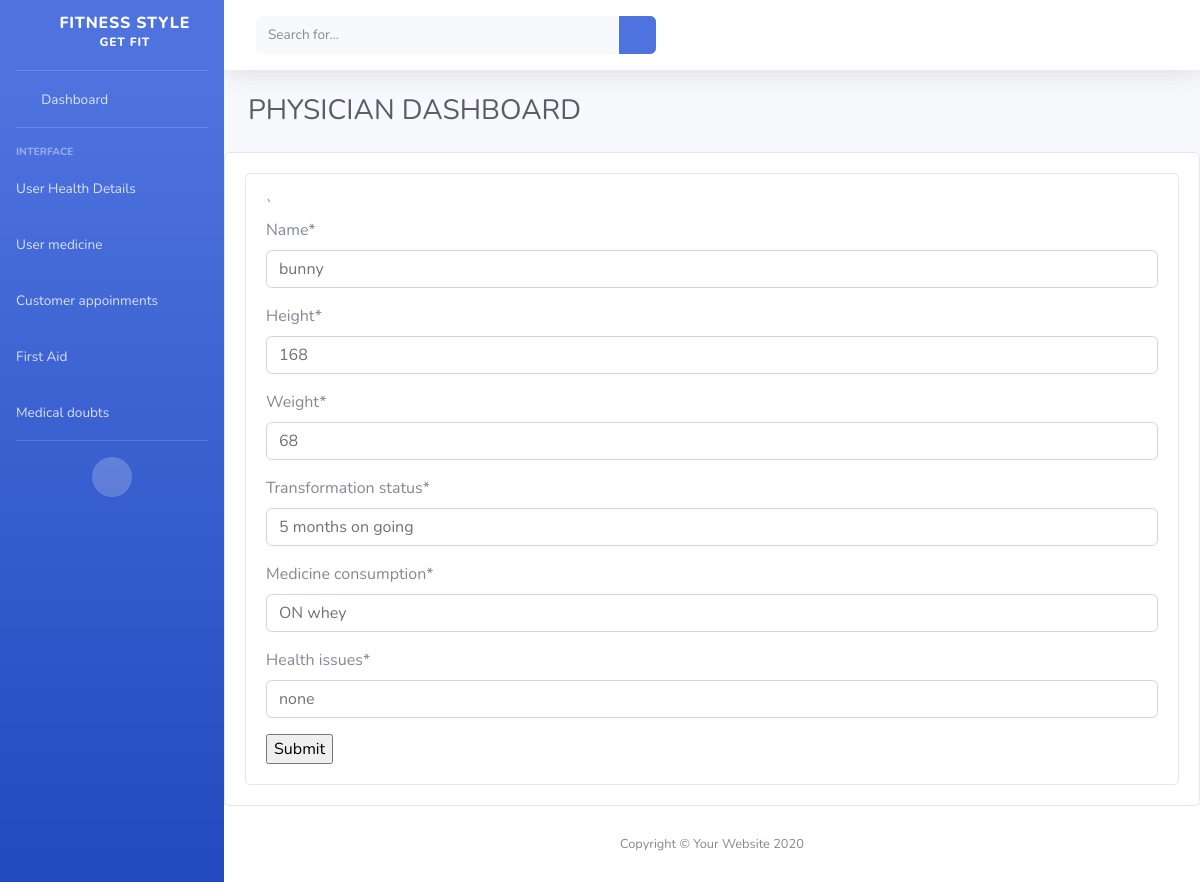
Page /UpdateH_Form/1/ on the committed database.
### FSapp/models.py (models this page shows, shortened)
class health_details(models.Model):
    name = models.CharField(max_length=20)
    instructor = models.CharField(max_length=20)
    Height = models.IntegerField()
    Weight = models.IntegerField()
    transformation_status = models.CharField(max_length=200)
    medicine_consumption = models.CharField(max_length=200)
    health_issues =  models.CharField(max_length=200)

### FSapp/physican_views.py (the view)
# urls.py: path('UpdateH_Form/<int:id>/',physican_views.updateHbutton,name='UpdateH_Form'),
def updateHbutton(request,id):
    data = health_details.objects.get(id=id)
    form = add_health_details(instance=data )
    if request.method == 'POST':
        form = add_health_details(request.POST,instance = data)
        if form.is_valid():
            form.save()
            return redirect('UpdateHealthDetails')
    return render(request,'physican/UpdateH_Form.html',{'form':form})

### FSapp/forms.py
class add_health_details(forms.ModelForm):
    class Meta:
        model = health_details
        fields =['name','Height','Weight','transformation_status','medicine_consumption','health_issues']

### templates/physican/UpdateH_Form.html
{% extends 'physican/physician_dashboard.html' %}
{% load crispy_forms_filters %}
{% block content %}
                     <div class="row">
  <div class="col-sm-12">
    <div class="card">
      <div class="card-body">
`<form method="POST">{% csrf_token %}
          {{form|crispy}}
          <input type="submit">
      </form>
      </div>
    </div>
  </div>
                     </div>
{% endblock %}

### rows in the picture
health_details: name "bunny", Height "168", Weight "68", transformation_status "5 months on going", medicine_consumption "ON whey", health_issues "none"
